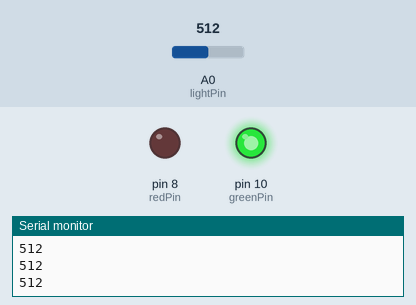
A sketch run on a simulated Arduino Uno, built with avr-gcc and run on an emulated ATmega328P. Shown: output pins drawn as LEDs (lit = HIGH), the last lines printed to the serial monitor. Inputs (shaded band) come from the test bench; at power-on: A0 (lightPin) = 512.

Above: at 1.2 s.
1.3 s: A0 (lightPin) set to 286
2.9 s: A0 (lightPin) set to 261
At 4.1 s:
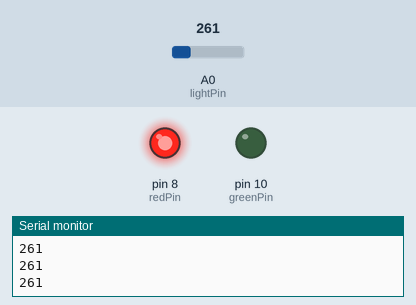
4.7 s: A0 (lightPin) set to 285
At 6.1 s:
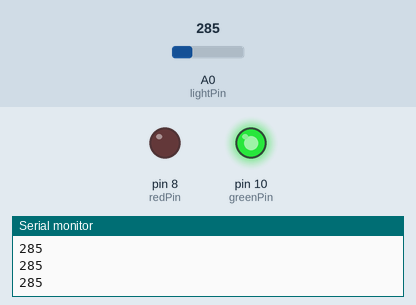
6.5 s: A0 (lightPin) set to 265
At 8.2 s:
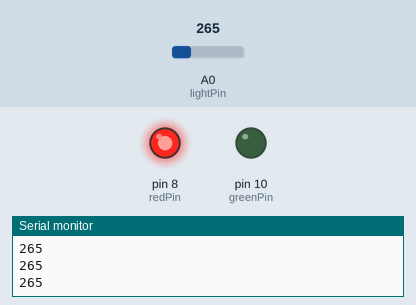
Timing chart, 0 to 9.2 s (numbered marks = the images above; inputs shaded):
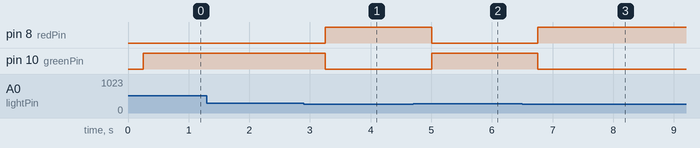

Measured:
- the behaviour switches between 275 and 274 on A0 (lightPin) (found by bisection; images 0 and 1)
- after the input at 2.9 s, pin 8 (redPin): LOW → HIGH after 0.35 s; pin 10 (greenPin): HIGH → LOW after 0.35 s
- after the input at 4.7 s, pin 8 (redPin): HIGH → LOW after 0.31 s; pin 10 (greenPin): LOW → HIGH after 0.31 s
- after the input at 6.5 s, pin 8 (redPin): LOW → HIGH after 0.26 s; pin 10 (greenPin): HIGH → LOW after 0.26 s

The sketch:

photoresistorLEDControl.ino
```cpp
int lightPin = A0;
int lightVal;
int dv = 250;
int redPin = 8;
int greenPin = 10;


void setup() {
  // put your setup code here, to run once:
  Serial.begin(9600);
  pinMode(lightPin,INPUT);
  pinMode(redPin, OUTPUT);
  pinMode(greenPin, OUTPUT);
}

void loop() {
  // put your main code here, to run repeatedly:
  lightVal = analogRead(lightPin);
  Serial.println(lightVal);
  delay(dv);
  if (lightVal >275){
    digitalWrite(redPin, LOW);
    digitalWrite(greenPin, HIGH);
  }
  if (lightVal <275){
    digitalWrite(redPin, HIGH);
    digitalWrite(greenPin,LOW);
  }
}
```
